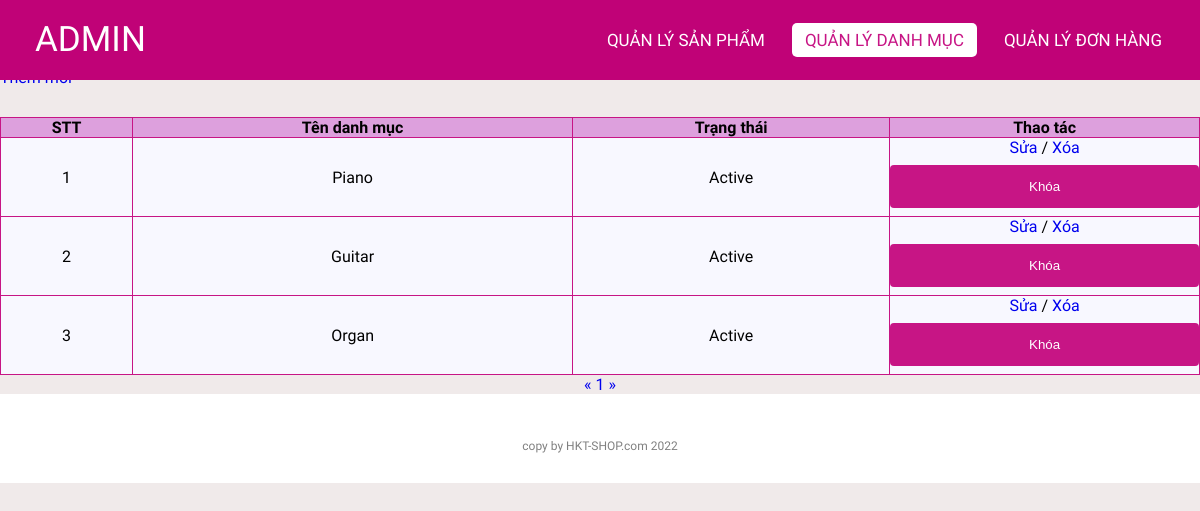
Page /admin/categoriesList.php (signed in) on the earlier database version.
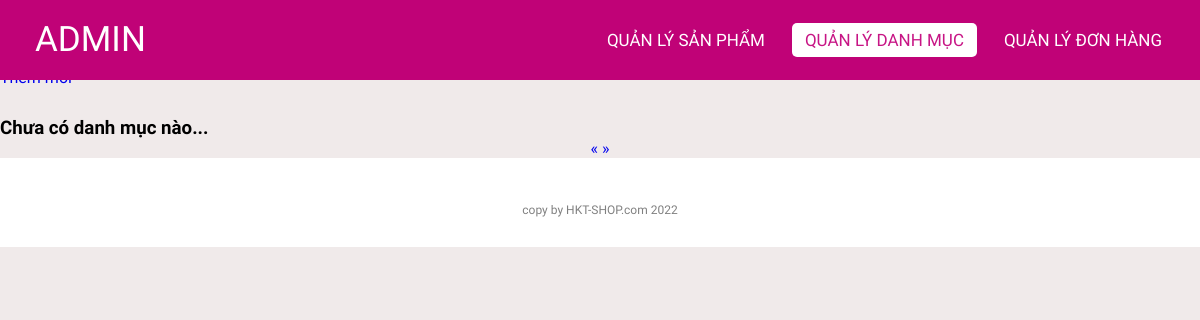
Same page on the later database version.
### tables this page shows
CREATE TABLE `categories` (
  `id` int(11) NOT NULL,
  `name` varchar(255) NOT NULL,
  `status` tinyint(4) NOT NULL DEFAULT 1
);

### lib/database.php (called while the page is built, shortened)
<?php
class Database extends PDO
{
  public $host   = DB_HOST;
  public $user   = DB_USER;
  public $pass   = DB_PASS;
  public $dbname = DB_NAME;
  public $link;
  private function connectDB()
  {
    $this->link = new mysqli(
      $this->host,
      $this->user,
      $this->pass,
      $this->dbname
    );
  }
  public function select($query)
  {
    $result = $this->link->query($query);
    if ($result->num_rows > 0) {
      return $result;
    } else {
      return false;
    }
  }
}

### classes/categories.php (called while the page is built, shortened)
<?php
$filepath = realpath(dirname(__FILE__));
include_once($filepath . '/../lib/database.php');
?>
<?php
class categories
{
    private $db;
    public function __construct()
    {
        $this->db = new Database();
    }
    public function getAllAdmin($page = 1, $total = 8)
    {
        $tmp = ($page - 1) * $total;
        $query = "SELECT * FROM categories limit $tmp,$total";
        $result = $this->db->select($query);
        return $result;
    }
    public function getCountPaging($row = 8)
    {
        $query = "SELECT COUNT(*) FROM categories";
        $mysqli_result = $this->db->select($query);
        if ($mysqli_result) {
            $totalrow = intval((mysqli_fetch_all($mysqli_result, MYSQLI_ASSOC)[0])['COUNT(*)']);
            $result = ceil($totalrow / $row);
            return $result;
        }
        return false;
    }
}
?>

### admin/categoriesList.php (the view, shortened to what this page needs)
<?php
include '../classes/categories.php';
$categories = new categories();
$list = $categories->getAllAdmin((isset($_GET['page']) ? $_GET['page'] : 1));
$pageCount = $categories->getCountPaging();
?>
<!DOCTYPE html>
<html lang="en">
<head>
    <link rel="stylesheet" href="./css/style.css">
    <link rel="stylesheet" href="https://cdnjs.cloudflare.com/ajax/libs/font-awesome/5.15.4/css/all.min.css">
</head>
<body>
    <nav>
        <label class="logo">ADMIN</label>
        <ul>
            <li><a href="productlist.php" >Quản lý Sản phẩm</a></li>
            <li><a href="categoriesList.php" class="active">Quản lý danh mục</a></li>
            <li><a href="orderlist.php" id="order">Quản lý Đơn hàng</a></li>
        </ul>
    </nav>
    <div class="title">
        <h1>Danh sách danh mục</h1>
    </div>
    <div class="addNew">
        <a href="add_category.php">Thêm mới</a>
    </div>
    <div class="container">
        <?php $count = 1;
        if ($list) { ?>
            <table class="list">
                <tr>
                    <th>STT</th>
                    <th>Tên danh mục</th>
                    <th>Trạng thái</th>
                    <th>Thao tác</th>
                </tr>
                <?php foreach ($list as $key => $value) { ?>
                    <tr>
                        <td><?= $count++ ?></td>
                        <td><?= $value['name'] ?></td>
                        <td><?= ($value['status']) ? "Active" : "Block" ?></td>
                        <td>
                            <a href="edit_category.php?id=<?= $value['id'] ?>">Sửa </a>
                            <span> / </span>
                            <a href="delete_category.php?id=<?= $value['id'] ?>"> Xóa</a>
                            <?php
                            if ($value['status']) { ?>
                                <form action="categoriesList.php" method="post">
                                    <input type="submit" value="Khóa" name="block">
                                </form>
                            <?php } ?>
                        </td>
                    </tr>
                <?php } ?>
            </table>
        <?php } else { ?>
            <h3>Chưa có danh mục nào...</h3>
        <?php } ?>
        <div class="pagination">
            <a href="categoriesList.php?page=<?= (isset($_GET['page'])) ? (($_GET['page'] <= 1) ? 1 : $_GET['page'] - 1) : 1 ?>">&laquo;</a>
            <?php
            for ($i = 1; $i <= $pageCount; $i++) {
                if (isset($_GET['page'])) {
                    if ($i == $_GET['page']) { ?>
                        <a class="active" href="categoriesList.php?page=<?= $i ?>"><?= $i ?></a>
                    <?php } else { ?>
                        <a href="categoriesList.php?page=<?= $i ?>"><?= $i ?></a>
                    <?php  }
                } else { ?>
                    <a href="categoriesList.php?page=<?= $i ?>"><?= $i ?></a>
                <?php  } ?>
            <?php }
            ?>
            <a href="categoriesList.php?page=<?= (isset($_GET['page'])) ? $_GET['page'] + 1 : 2 ?>">&raquo;</a>
        </div>
    </div>
    <footer>
        <p class="copyright">copy by HKT-SHOP.com 2022</p>
    </footer>
</body>
</html>

### admin/css/style.css (style rules this page uses)
* { padding: 0; margin: 0; text-decoration: none; list-style: none; box-sizing: border-box; }
body { font-family: Mitr; background: rgb(240, 234, 234); }
nav { top: 0; position: fixed; background: #c00277; height: 80px; width: 100%; }
label.logo { color: white; font-size: 35px; line-height: 80px; padding: 0 35px; }
nav ul { float: right; margin-right: 20px; }
nav ul li { display: inline-block; line-height: 80px; margin: 0 5px; }
nav ul li a { color: white; font-size: 17px; padding: 7px 13px; border-radius: 3px; text-transform: uppercase; border-radius: 5px; transition: 0.5s; }
.active, a:hover { background-color: white; color: mediumvioletred; }
.container { margin-top: 30px; height: auto; }
.addNew { margin-top: 30px; }
.title { background-color: white; }
footer { padding: 30px 0; background-color:white; }
footer .copyright { margin-top: 15px; text-align: center; font-size: 12px; color: gray; }
.pagination { text-align: center; }
.list { width: 100%; background-color: ghostwhite; padding: 10px; border-collapse: collapse; }
th { background-color: plum; border: 1px solid mediumvioletred; }
td { border: 1px solid mediumvioletred; text-align: center; }
input[type=submit] { width: 100%; background-color: mediumvioletred; color: white; padding: 14px 20px; margin: 8px 0; border: none; border-radius: 4px; cursor: pointer; }

Differences in the rows shown:
removed categories: name "Piano", status "Active"
removed categories: name "Guitar", status "Active"
removed categories: name "Organ", status "Active"
Other differences:
text no longer shown: "STT Tên danh mục Trạng thái Thao tác"
text now shown: "Chưa có danh mục nào..."
list line gone: "1"
